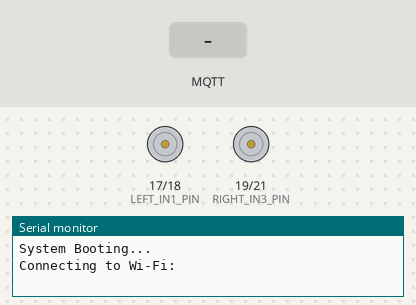
Bench run of a program on a simulated ESP32. Parts: motor-driver pin pairs drawn as motors (green arrow = first pin HIGH = forward, orange = second pin HIGH = backward, longer = more drive), the last lines printed to the serial monitor. The inputs (shaded band) are chosen by the test bench. WiFi joins after 1.5 s; servers stay silent unless stated; no MQTT or app messages arrive unless stated; not simulated (calls return 0 or success): secrets.h.

Above: at 1.3 s.
1.4 s: MQTT message "FORWARD" arrives on the first subscribed topic
At 2.8 s:
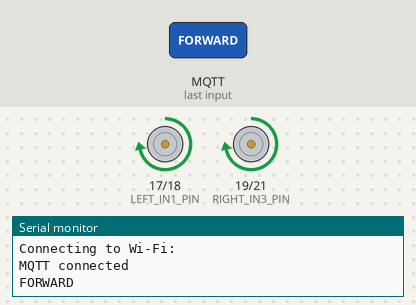
3.1 s: MQTT message "REVERSE" arrives on the first subscribed topic
At 4.3 s:
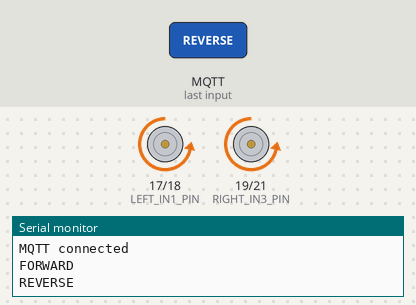
4.6 s: MQTT message "LEFT" arrives on the first subscribed topic
At 5.6 s:
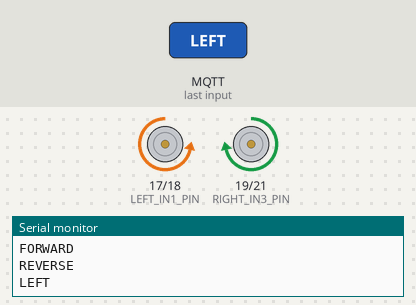
6.1 s: MQTT message "RIGHT" arrives on the first subscribed topic
At 6.8 s:
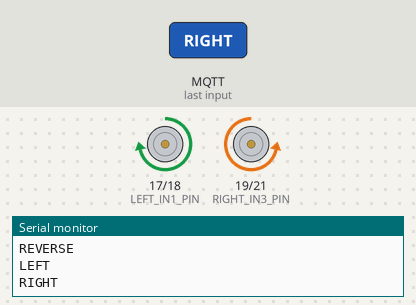
7.6 s: MQTT message "BACK" arrives on the first subscribed topic
At 13.0 s:
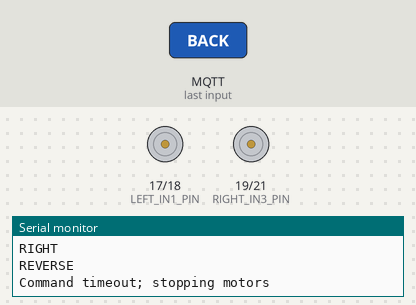
Timing chart, 0 to 14.1 s (numbered marks = the images above; inputs shaded):
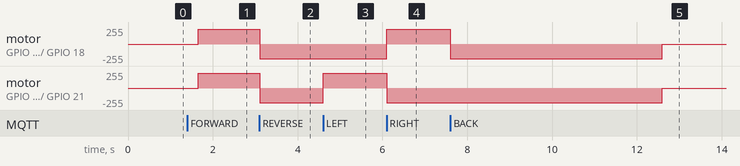

The program:

main.cpp
```cpp
#include <Arduino.h>
#include <WiFi.h>
#include <WiFiClientSecure.h>
#include <PubSubClient.h>
#include <ESP32Servo.h>

#include "secrets.h"

// Motor Driver Pins
const int LEFT_IN1_PIN = 17;
const int LEFT_IN2_PIN = 18;
const int RIGHT_IN3_PIN = 19;
const int RIGHT_IN4_PIN = 21;

const uint16_t PWM_FREQUENCY_HZ = 1000;
const int DRIVE_SPEED = 220;

// Network Config
const char *MQTT_HOST = "88851ab995354e9da75db5b5a3e5560b.s1.eu.hivemq.cloud";
const uint16_t MQTT_PORT = 8883;
const char *MQTT_TOPIC = "robot/drive";

const unsigned long WIFI_RETRY_INTERVAL_MS = 5000;
const unsigned long MQTT_RETRY_INTERVAL_MS = 5000;
const unsigned long COMMAND_TIMEOUT_MS = 5000;

WiFiClientSecure espClient;
PubSubClient mqttClient(espClient);

// Hardware timers
ESP32PWM leftForwardPwm;
ESP32PWM leftReversePwm;
ESP32PWM rightForwardPwm;
ESP32PWM rightReversePwm;

unsigned long lastWifiAttemptAt = 0;
unsigned long lastMqttAttemptAt = 0;

unsigned long lastCommandAt = 0;
bool motorsRunning = false;

// Network Functions
void connectWifi()
{
    if (WiFi.status() == WL_CONNECTED)
        return;
    const unsigned long now = millis();
    if (now - lastWifiAttemptAt < WIFI_RETRY_INTERVAL_MS)
        return;

    lastWifiAttemptAt = now;
    Serial.print("Connecting to Wi-Fi: ");
    Serial.println(WIFI_SSID);
    WiFi.disconnect();
    WiFi.begin(WIFI_SSID, WIFI_PASSWORD);
}

void connectMqtt()
{
    if (WiFi.status() != WL_CONNECTED || mqttClient.connected())
        return;
    const unsigned long now = millis();
    if (now - lastMqttAttemptAt < MQTT_RETRY_INTERVAL_MS)
        return;

    lastMqttAttemptAt = now;
    String clientId = "floor-e-esp32-" + String(static_cast<uint32_t>(ESP.getEfuseMac()), HEX);

    if (mqttClient.connect(clientId.c_str(), MQTT_USERNAME, MQTT_PASSWORD))
    {
        Serial.println("MQTT connected");
        mqttClient.subscribe(MQTT_TOPIC);
    }
}

// Motor Functions
void writePwm(ESP32PWM &pwm, int speed)
{
    speed = constrain(speed, 0, 255);
    pwm.writeScaled(speed / 255.0f);
}

void setTrack(ESP32PWM &forwardPwm, ESP32PWM &reversePwm, int speed)
{
    speed = constrain(speed, -255, 255);
    if (speed > 0)
    {
        writePwm(forwardPwm, speed);
        writePwm(reversePwm, 0);
    }
    else if (speed < 0)
    {
        writePwm(forwardPwm, 0);
        writePwm(reversePwm, -speed);
    }
    else
    {
        writePwm(forwardPwm, 0);
        writePwm(reversePwm, 0);
    }
}

void drive(int leftSpeed, int rightSpeed)
{
    setTrack(leftForwardPwm, leftReversePwm, leftSpeed);
    setTrack(rightForwardPwm, rightReversePwm, rightSpeed);
    motorsRunning = leftSpeed != 0 || rightSpeed != 0;
}

void stopMotors()
{
    drive(0, 0);
}

void setupPwm()
{
    ESP32PWM::allocateTimer(0);
    ESP32PWM::allocateTimer(1);
    ESP32PWM::allocateTimer(2);
    ESP32PWM::allocateTimer(3);

    leftForwardPwm.attachPin(LEFT_IN1_PIN, PWM_FREQUENCY_HZ);
    leftReversePwm.attachPin(LEFT_IN2_PIN, PWM_FREQUENCY_HZ);
    rightForwardPwm.attachPin(RIGHT_IN3_PIN, PWM_FREQUENCY_HZ);
    rightReversePwm.attachPin(RIGHT_IN4_PIN, PWM_FREQUENCY_HZ);
    stopMotors();
}

// Command Parser
String payloadToCommand(byte *payload, unsigned int length)
{
    String command;
    command.reserve(length);
    for (unsigned int i = 0; i < length; i++)
    {
        command += static_cast<char>(payload[i]);
    }
    command.trim();
    command.toUpperCase();
    return command;
}

// Dispatch Command
void handleCommand(const String &command)
{
    if (command == "FORWARD")
    {
        Serial.println("FORWARD");
        drive(DRIVE_SPEED, DRIVE_SPEED);
    }
    else if (command == "REVERSE" || command == "BACK")
    {
        Serial.println("REVERSE");
        drive(-DRIVE_SPEED, -DRIVE_SPEED);
    }
    else if (command == "LEFT")
    {
        Serial.println("LEFT");
        drive(-DRIVE_SPEED, DRIVE_SPEED);
    }
    else if (command == "RIGHT")
    {
        Serial.println("RIGHT");
        drive(DRIVE_SPEED, -DRIVE_SPEED);
    }
    else if (command == "STOP")
    {
        Serial.println("STOP");
        stopMotors();
    }
    else
    {
        Serial.println("Unknown: " + command);
    }

    lastCommandAt = millis();
}

// Watchdog function
void enforceSafetyTimeout()
{
    if (!motorsRunning)
        return; // If already stopped, do nothing

    if (millis() - lastCommandAt > COMMAND_TIMEOUT_MS)
    {
        Serial.println("Command timeout; stopping motors");
        stopMotors();
    }
}

// MQTT Callback
void mqttCallback(char *topic, byte *payload, unsigned int length)
{
    if (String(topic) != MQTT_TOPIC)
        return;
    handleCommand(payloadToCommand(payload, length));
}

void setup()
{
    pinMode(LEFT_IN1_PIN, OUTPUT);
    pinMode(LEFT_IN2_PIN, OUTPUT);
    pinMode(RIGHT_IN3_PIN, OUTPUT);
    pinMode(RIGHT_IN4_PIN, OUTPUT);

    digitalWrite(LEFT_IN1_PIN, LOW);
    digitalWrite(LEFT_IN2_PIN, LOW);
    digitalWrite(RIGHT_IN3_PIN, LOW);
    digitalWrite(RIGHT_IN4_PIN, LOW);

    Serial.begin(115200);
    delay(100);

    setupPwm(); // Initialize tracks on boot

    // Setup Network
    WiFi.mode(WIFI_STA);
    espClient.setInsecure();
    mqttClient.setServer(MQTT_HOST, MQTT_PORT);
    mqttClient.setCallback(mqttCallback);
    mqttClient.setKeepAlive(15);

    lastWifiAttemptAt = millis() - WIFI_RETRY_INTERVAL_MS;
    lastMqttAttemptAt = millis() - MQTT_RETRY_INTERVAL_MS;

    lastCommandAt = millis();

    Serial.println("System Booting...");
}

void loop()
{
    connectWifi(); // Check Wifi every frame
    connectMqtt(); // Check MQTT every frame

    if (mqttClient.connected())
    {
        mqttClient.loop(); // MQTT loop
    }

    enforceSafetyTimeout(); // Check watchdog every frame
}
```

Measured:
- after the input at 1.4 s, motor on GPIO 17 (LEFT_IN1_PIN) / GPIO 18 (LEFT_IN2_PIN), motor on GPIO 19 (RIGHT_IN3_PIN) / GPIO 21 (RIGHT_IN4_PIN): stopped → forward 220/255 after 0.25 s
- after the input at 3.1 s, motor on GPIO 17 (LEFT_IN1_PIN) / GPIO 18 (LEFT_IN2_PIN), motor on GPIO 19 (RIGHT_IN3_PIN) / GPIO 21 (RIGHT_IN4_PIN): forward 220/255 → backward 220/255 at once
- after the input at 4.6 s, motor on GPIO 19 (RIGHT_IN3_PIN) / GPIO 21 (RIGHT_IN4_PIN): backward 220/255 → forward 220/255 at once
- after the input at 6.1 s, motor on GPIO 17 (LEFT_IN1_PIN) / GPIO 18 (LEFT_IN2_PIN): backward 220/255 → forward 220/255 at once; motor on GPIO 19 (RIGHT_IN3_PIN) / GPIO 21 (RIGHT_IN4_PIN): forward 220/255 → backward 220/255 at once
- after the input at 7.6 s, motor on GPIO 17 (LEFT_IN1_PIN) / GPIO 18 (LEFT_IN2_PIN): forward 220/255 → backward 220/255 at once, → stopped 5.0 s later; motor on GPIO 19 (RIGHT_IN3_PIN) / GPIO 21 (RIGHT_IN4_PIN): backward 220/255 → stopped after 5.0 s instead of 3.5 s
